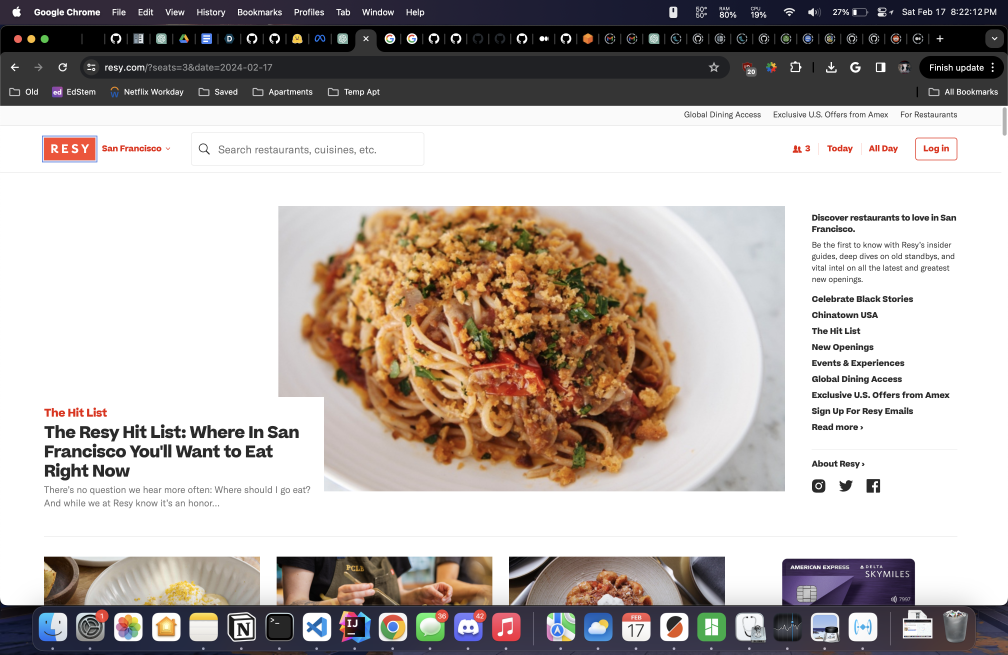
#> input picture Test Images/images/screenshot.png, 3024 x 1964 px (shown at 1/3 size)
$ python draw.py
#> lines starting #> are read from the running program, lines starting #| are printed output that depends on the picture
from PIL import ImageDraw, Image

# Define the bounding box coordinates for the "9:00 PM" button again
button_top_left = (500, 100)
button_bottom_right = (1550, 200)

# Open the image
img = Image.open("images/screenshot.png")
#> img is the input picture: PIL image 3024x1964 RGBA; mean R, G, B, A 182.5, 174.4, 170.1, 255

# Initialize the drawing context
draw = ImageDraw.Draw(img)

# Define the color and width of the bounding box
box_color = 'red'
box_width = 5

# Draw the bounding box on the image
draw.rectangle([button_top_left, button_bottom_right], outline=box_color, width=box_width)

# Save the image with the bounding box
img_with_box_path = "images/screenshot2.png"
img.save(img_with_box_path)
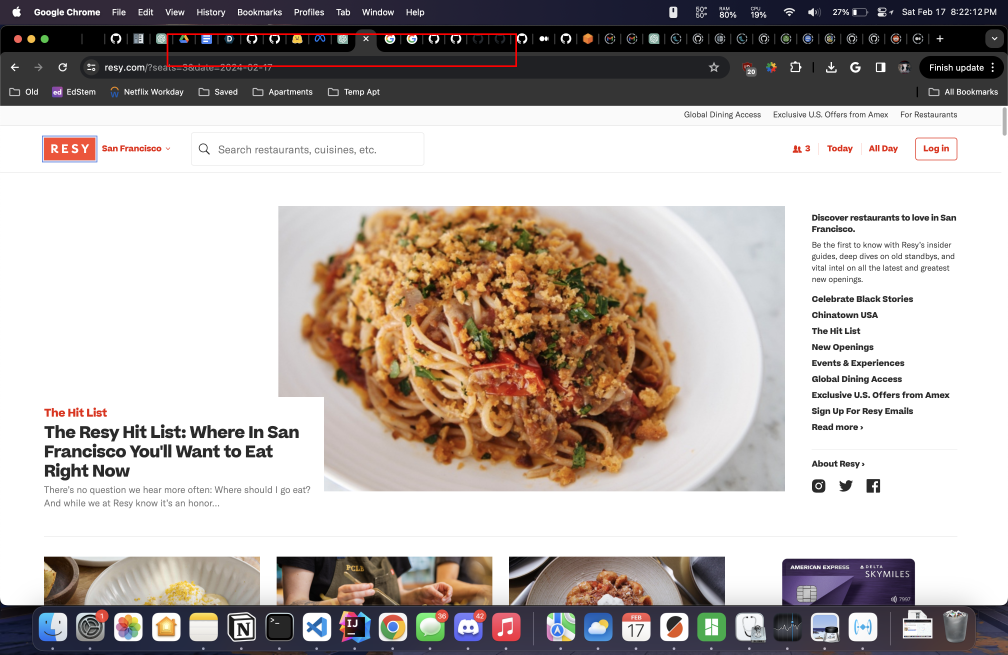
#> saved as screenshot2.png: PIL image 3024x1964 RGBA (shown at 1/3 size); mean R, G, B, A 183, 174.4, 170, 255
